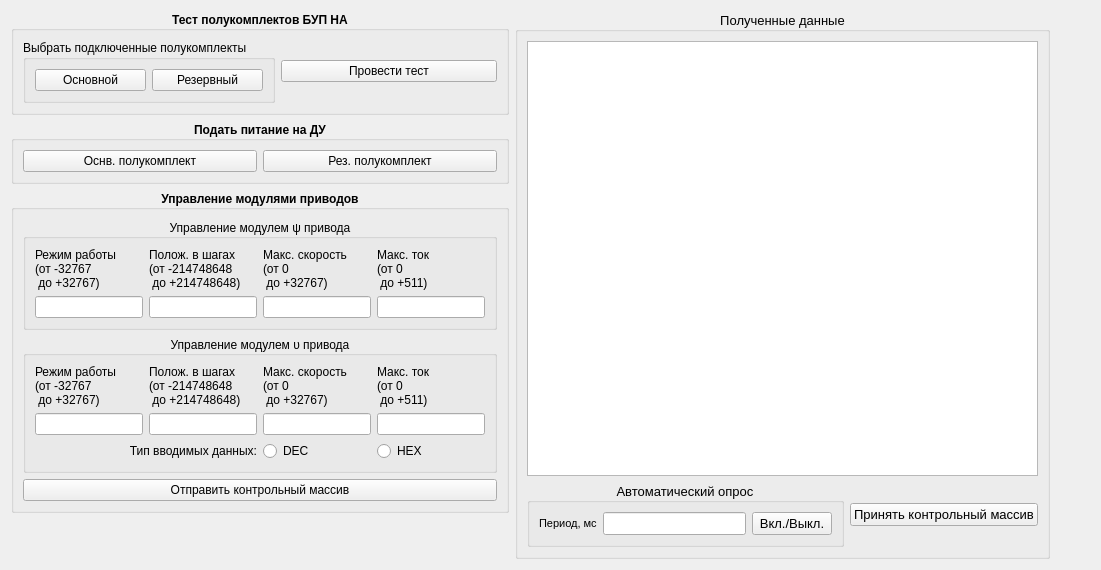
      <widget class="QWidget" name="tab_4">
       <attribute name="title">
        <string>МКО</string>
       </attribute>
       <layout class="QGridLayout" name="gridLayout_36">
        <item row="0" column="3">
         <spacer name="horizontalSpacer">
          <property name="orientation">
           <enum>Qt::Horizontal</enum>
          </property>
          <property name="sizeHint" stdset="0">
           <size>
            <width>40</width>
            <height>20</height>
           </size>
          </property>
         </spacer>
        </item>
        <item row="4" column="0">
         <spacer name="verticalSpacer_9">
          <property name="orientation">
           <enum>Qt::Vertical</enum>
          </property>
          <property name="sizeHint" stdset="0">
           <size>
            <width>20</width>
            <height>40</height>
           </size>
          </property>
         </spacer>
        </item>
        <item row="2" column="0" colspan="2">
         <widget class="QGroupBox" name="groupBox_16">
          <property name="maximumSize">
           <size>
            <width>500</width>
            <height>16777215</height>
           </size>
          </property>
          <property name="font">
           <font>
            <weight>75</weight>
            <bold>true</bold>
           </font>
          </property>
          <property name="title">
           <string>Подать питание на ДУ</string>
          </property>
          <property name="alignment">
           <set>Qt::AlignCenter</set>
          </property>
          <layout class="QGridLayout" name="gridLayout_42">
           <item row="0" column="0">
            <widget class="QPushButton" name="pow_DY_osn">
             <property name="font">
              <font>
               <weight>50</weight>
               <bold>false</bold>
              </font>
             </property>
             <property name="text">
              <string>Оснв. полукомплект</string>
             </property>
            </widget>
           </item>
           <item row="0" column="1">
            <widget class="QPushButton" name="pow_DY_rez">
             <property name="font">
              <font>
               <weight>50</weight>
               <bold>false</bold>
              </font>
             </property>
             <property name="text">
              <string>Рез. полукомплект</string>
             </property>
            </widget>
           </item>
          </layout>
         </widget>
        </item>
        <item row="3" column="0" colspan="2">
         <widget class="QGroupBox" name="groupBox_25">
          <property name="minimumSize">
           <size>
            <width>400</width>
            <height>0</height>
           </size>
          </property>
          <property name="maximumSize">
           <size>
            <width>500</width>
            <height>16777215</height>
           </size>
          </property>
          <property name="font">
           <font>
            <weight>75</weight>
            <bold>true</bold>
           </font>
          </property>
          <property name="title">
           <string>Управление модулями приводов</string>
          </property>
          <property name="alignment">
           <set>Qt::AlignCenter</set>
          </property>
          <layout class="QGridLayout" name="gridLayout_41">
           <item row="0" column="0">
            <widget class="QGroupBox" name="groupBox_23">
             <property name="font">
              <font>
               <weight>50</weight>
               <bold>false</bold>
              </font>
             </property>
             <property name="title">
              <string>Управление модулем ψ привода</string>
             </property>
             <property name="alignment">
              <set>Qt::AlignCenter</set>
             </property>
             <layout class="QGridLayout" name="gridLayout_39">
              <item row="0" column="0">
               <widget class="QLabel" name="label_52">
                <property name="text">
                 <string>Режим работы
(от -32767 
 до +32767)</string>
                </property>
               </widget>
              </item>
              <item row="0" column="1">
               <widget class="QLabel" name="label_53">
                <property name="text">
                 <string>Полож. в шагах
(от -214748648 
 до +214748648)</string>
                </property>
               </widget>
              </item>
              <item row="0" column="2">
               <widget class="QLabel" name="label_55">
                <property name="text">
                 <string>Макс. скорость
(от 0 
 до +32767)</string>
                </property>
               </widget>
              </item>
              <item row="0" column="3">
               <widget class="QLabel" name="label_56">
                <property name="text">
                 <string>Макс. ток
(от 0 
 до +511)</string>
                </property>
               </widget>
              </item>
              <item row="1" column="0">
               <widget class="QLineEdit" name="MKO_cd_0"/>
              </item>
              <item row="1" column="1">
               <widget class="QLineEdit" name="MKO_cd_1"/>
              </item>
              <item row="1" column="2">
               <widget class="QLineEdit" name="MKO_cd_3"/>
              </item>
              <item row="1" column="3">
               <widget class="QLineEdit" name="MKO_cd_4"/>
              </item>
             </layout>
            </widget>
           </item>
           <item row="1" column="0">
            <widget class="QGroupBox" name="groupBox_24">
             <property name="font">
              <font>
               <weight>50</weight>
               <bold>false</bold>
              </font>
             </property>
             <property name="title">
              <string>Управление модулем υ привода</string>
             </property>
             <property name="alignment">
              <set>Qt::AlignCenter</set>
             </property>
             <layout class="QGridLayout" name="gridLayout_40">
              <item row="1" column="3">
               <widget class="QLineEdit" name="MKO_cd_9"/>
              </item>
              <item row="1" column="2">
               <widget class="QLineEdit" name="MKO_cd_8"/>
              </item>
              <item row="1" column="1">
               <widget class="QLineEdit" name="MKO_cd_6"/>
              </item>
              <item row="1" column="0">
               <widget class="QLineEdit" name="MKO_cd_5"/>
              </item>
              <item row="0" column="3">
               <widget class="QLabel" name="label_61">
                <property name="text">
                 <string>Макс. ток
(от 0 
 до +511)</string>
                </property>
               </widget>
              </item>
              <item row="0" column="2">
               <widget class="QLabel" name="label_60">
                <property name="text">
                 <string>Макс. скорость
(от 0 
 до +32767)</string>
                </property>
               </widget>
              </item>
              <item row="0" column="1">
               <widget class="QLabel" name="label_58">
                <property name="text">
                 <string>Полож. в шагах
(от -214748648 
 до +214748648)</string>
                </property>
               </widget>
              </item>
              <item row="0" column="0">
               <widget class="QLabel" name="label_57">
                <property name="text">
                 <string>Режим работы
(от -32767 
 до +32767)</string>
                </property>
               </widget>
              </item>
              <item row="2" column="2">
               <widget class="QRadioButton" name="radioButton">
                <property name="text">
                 <string>DEC</string>
                </property>
               </widget>
              </item>
              <item row="2" column="3">
               <widget class="QRadioButton" name="radioButton_2">
                <property name="text">
                 <string>HEX</string>
                </property>
               </widget>
              </item>
              <item row="2" column="0" colspan="2">
               <widget class="QLabel" name="label_7">
                <property name="text">
                 <string>Тип вводимых данных:</string>
                </property>
                <property name="alignment">
                 <set>Qt::AlignRight|Qt::AlignTrailing|Qt::AlignVCenter</set>
                </property>
               </widget>
              </item>
             </layout>
            </widget>
           </item>
           <item row="2" column="0">
            <widget class="QPushButton" name="pushButton_11">
             <property name="font">
              <font>
               <weight>50</weight>
               <bold>false</bold>
              </font>
             </property>
             <property name="text">
              <string>Отправить контрольный массив</string>
             </property>
            </widget>
           </item>
          </layout>
         </widget>
        </item>
        <item row="0" column="2" rowspan="5">
         <widget class="QGroupBox" name="groupBox_26">
          <property name="minimumSize">
           <size>
            <width>535</width>
            <height>0</height>
           </size>
          </property>
          <property name="maximumSize">
           <size>
            <width>536</width>
            <height>1600</height>
           </size>
          </property>
          <property name="font">
           <font>
            <pointsize>10</pointsize>
            <weight>50</weight>
            <bold>false</bold>
           </font>
          </property>
          <property name="title">
           <string>Полученные данные</string>
          </property>
          <property name="alignment">
           <set>Qt::AlignCenter</set>
          </property>
          <layout class="QGridLayout" name="gridLayout_37">
           <item row="1" column="1">
            <widget class="QPushButton" name="pushButton_12">
             <property name="font">
              <font>
               <weight>50</weight>
               <bold>false</bold>
              </font>
             </property>
             <property name="text">
              <string>Принять контрольный массив</string>
             </property>
            </widget>
           </item>
           <item row="0" column="0" colspan="2">
            <widget class="QTableWidget" name="tableWidget_2">
             <property name="maximumSize">
              <size>
               <width>16777215</width>
               <height>900</height>
              </size>
             </property>
             <property name="font">
              <font>
               <weight>50</weight>
               <italic>false</italic>
               <bold>false</bold>
              </font>
             </property>
            </widget>
           </item>
           <item row="1" column="0">
            <widget class="QGroupBox" name="groupBox">
             <property name="title">
              <string>Автоматический опрос</string>
             </property>
             <property name="alignment">
              <set>Qt::AlignCenter</set>
             </property>
             <layout class="QGridLayout" name="gridLayout_45">
              <item row="0" column="0">
               <widget class="QLabel" name="label_62">
                <property name="font">
                 <font>
                  <pointsize>8</pointsize>
                  <weight>50</weight>
                  <bold>false</bold>
                 </font>
                </property>
                <property name="text">
                 <string>Период, мс</string>
                </property>
               </widget>
              </item>
              <item row="0" column="1">
               <widget class="QLineEdit" name="lineEdit_period"/>
              </item>
              <item row="0" column="2">
               <widget class="QPushButton" name="MKO_avt">
                <property name="text">
                 <string>Вкл./Выкл.</string>
                </property>
               </widget>
              </item>
             </layout>
            </widget>
           </item>
          </layout>
         </widget>
        </item>
        <item row="0" column="0" rowspan="2" colspan="2">
         <widget class="QGroupBox" name="groupBox_17">
          <property name="maximumSize">
           <size>
            <width>500</width>
            <height>16777215</height>
           </size>
          </property>
          <property name="font">
           <font>
            <weight>75</weight>
            <bold>true</bold>
           </font>
          </property>
          <property name="title">
           <string>Тест полукомплектов БУП НА</string>
          </property>
          <property name="alignment">
           <set>Qt::AlignCenter</set>
          </property>
          <layout class="QGridLayout" name="gridLayout_44">
           <item row="0" column="0">
            <widget class="QGroupBox" name="groupBox_18">
             <property name="font">
              <font>
               <weight>50</weight>
               <bold>false</bold>
              </font>
             </property>
             <property name="title">
              <string>Выбрать подключенные полукомплекты</string>
             </property>
             <layout class="QGridLayout" name="gridLayout_43">
              <item row="0" column="0">
               <widget class="QPushButton" name="MKO_osn">
                <property name="font">
                 <font>
                  <weight>50</weight>
                  <bold>false</bold>
                 </font>
                </property>
                <property name="text">
                 <string>Основной</string>
                </property>
               </widget>
              </item>
              <item row="0" column="1">
               <widget class="QPushButton" name="MKO_rez">
                <property name="font">
                 <font>
                  <weight>50</weight>
                  <bold>false</bold>
                 </font>
                </property>
                <property name="text">
                 <string>Резервный</string>
                </property>
               </widget>
              </item>
             </layout>
            </widget>
           </item>
           <item row="0" column="1">
            <widget class="QPushButton" name="MKO_test">
             <property name="font">
              <font>
               <weight>50</weight>
               <bold>false</bold>
              </font>
             </property>
             <property name="text">
              <string>Провести тест</string>
             </property>
            </widget>
           </item>
          </layout>
         </widget>
        </item>
       </layout>
      </widget>
